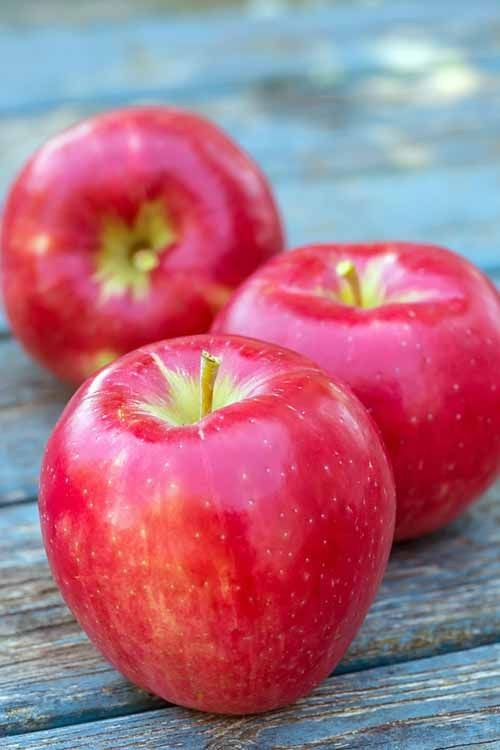
#> input picture DATA/Nutrition Food Proj_Cleaned/Nutrition Food Proj -B0-.folder (1)/train/Apple/251c041a12538819f149d91086e890ea_jpg.rf.wtacHUy3rOE5hL0gDGdK.jpg, 500 x 750 px; its folder holds only this picture in this run
$ jupyter execute --allow-errors ColorHistogramKNN.ipynb
#> lines starting #> are read from the running program, lines starting #| are printed output that depends on the picture
[cell 1]
import os
import numpy as np
from PIL import Image
from sklearn.model_selection import train_test_split, GridSearchCV
from sklearn.neighbors import KNeighborsClassifier
from sklearn.metrics import accuracy_score, classification_report, confusion_matrix
from sklearn.preprocessing import StandardScaler
from sklearn.pipeline import Pipeline

# -----------------------------
# 1. Define your folders/classes
# -----------------------------
data_dir = "../DATA/Nutrition Food Proj_Cleaned/Nutrition Food Proj -B0-.folder (1)/train"

healthy_classes = [
    "Apple", "Avocado", "Banana", "Beef", "Beef-Fillet", "Beef-Goulash", "Beef-Patty",
    "Blueberry-Yogurt", "Grapes", "Grilled-Chicken-Salad", "Grilled-Pizza", "Ground-Beef",
    "Honey", "Jackfruit", "Kiwi", "Lemon", "Lime", "Lychees", "Mango", "Milk", "Mint",
    "Mozzarella", "Orange", "Pancake", "Papaya", "Parsley", "Passion-Fruit", "Peach",
    "Pear", "Pineapple", "Plum", "Raspberries", "Sandwich", "Strawberries", "Tangerine",
    "Watermelon", "Yogurt", "American-Cheese"
]

unhealthy_classes = [
    "BBQ-Chicken-Pizza", "BBQ-Pizza", "Beef-Pizza", "Beef-Ribs", "Beef-Steak", "Biscuit",
    "Cheese-Pizza", "Chicken-Pizza", "Cupcake", "Donut", "Double-Cheeseburger", "Egg-Roll",
    "Hot-Chocoloate", "Hot-Dog", "Mayonnaise", "Muffin", "Mustard", "Pie", "Sausage-Pizza",
    "Seafood-Pizza", "Vanilla-Yogurt", "Vegetable-Pizza", "Vegetarian-Pizza", "Waffles",
    "Zinger-Burger", "Chocolate-Yogurt", "Strawberry-Jam"
]

# -----------------------------
# 2. Function to extract RGB histogram
# -----------------------------
def extract_color_histogram(image_path, size=(128, 128), bins=8):
#> called with size = (128, 128), bins = 8
    try:
        img = Image.open(image_path).convert("RGB")
#> img is the input picture: PIL image 500x750 RGB; mean R, G, B 173.5, 111, 130.9
        img = img.resize(size)
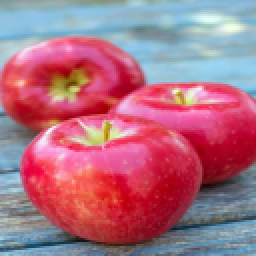
#> img: PIL image 128x128 RGB (shown 2 times larger); mean R, G, B 173.5, 111, 130.9
        img_array = np.array(img)

        # Separate channels
        r = img_array[:, :, 0].flatten()
#> r = 16384 values, max 255 at index 7262, min 5 at index 14556, mean 173.5
        g = img_array[:, :, 1].flatten()
#> g = 16384 values, max 255 at index 1254, min 0 at index 4512, mean 111
        b = img_array[:, :, 2].flatten()
#> b = 16384 values, max 255 at index 8344, min 0 at index 5284, mean 130.9

        # Compute normalized histograms
        r_hist, _ = np.histogram(r, bins=bins, range=(0, 256), density=True)
#> r_hist = [0.000126, 0.000313, 0.00141, 0.00368, 0.00847, 0.00459, 0.0057, 0.00696]
        g_hist, _ = np.histogram(g, bins=bins, range=(0, 256), density=True)
#> g_hist = [0.00441, 0.00425, 0.00508, 0.00435, 0.00377, 0.00537, 0.00367, 0.000366]
        b_hist, _ = np.histogram(b, bins=bins, range=(0, 256), density=True)
#> b_hist = [0.00174, 0.0044, 0.0046, 0.00392, 0.00455, 0.00461, 0.0059, 0.00153]

        # Combine into one feature vector
        features = np.concatenate([r_hist, g_hist, b_hist])
#> features = 24 values, max 0.00847 at index 4, min 0.000126 at index 0, mean 0.00391
        return features

    except Exception as e:
        print(f"Skipping {image_path}: {e}")
        return None

# -----------------------------
# 3. Build dataset
# -----------------------------
X = []
y = []
image_paths = []

for food_class in healthy_classes:
    class_path = os.path.join(data_dir, food_class)
    if os.path.exists(class_path):
        for fname in os.listdir(class_path):
            img_path = os.path.join(class_path, fname)
            features = extract_color_histogram(img_path)
            if features is not None:
                X.append(features)
                y.append(1)   # healthy
                image_paths.append(img_path)

for food_class in unhealthy_classes:
    class_path = os.path.join(data_dir, food_class)
    if os.path.exists(class_path):
        for fname in os.listdir(class_path):
            img_path = os.path.join(class_path, fname)
            features = extract_color_histogram(img_path)
            if features is not None:
                X.append(features)
                y.append(0)   # unhealthy
                image_paths.append(img_path)

X = np.array(X)
y = np.array(y)

print("Feature matrix shape:", X.shape)
#| Feature matrix shape: (1, 24)
print("Label vector shape:", y.shape)
#| Label vector shape: (1,)
print("Healthy images:", np.sum(y == 1))
print("Unhealthy images:", np.sum(y == 0))
